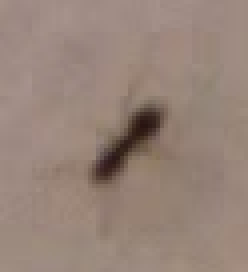
#> input picture scripts/colleditor/test2.png, 62 x 68 px (shown 4 times larger)
$ python slic.py --image colleditor/test2.png
#> lines starting #> are read from the running program, lines starting #| are printed output that depends on the picture
from __future__ import unicode_literals
# import the necessary packages
from skimage.segmentation import slic
from skimage.segmentation import mark_boundaries
from skimage.util import img_as_float
from skimage import io
import matplotlib.pyplot as plt
import argparse

# construct the argument parser and parse the arguments
ap = argparse.ArgumentParser()
a = "/Users/flipajs/Pictures/vlcsnap-2017-02-02-14h03m57s501.png"
b = "/Users/flipajs/Pictures/vlcsnap-2017-01-30-15h57m09s596.png"
c = "/Users/flipajs/Pictures/vlcsnap-2016-09-05-10h36m15s229.png"

ap.add_argument("-i", "--image", required=False, help="Path to the image", default=a)
args = vars(ap.parse_args())

# load the image and convert it to a floating point data type
image = img_as_float(io.imread(args["image"]))

# loop over the number of segments
for numSegments in [40000]:
    # apply SLIC and extract (approximately) the supplied number
    # of segments
    # segments = slic(image, n_segments=numSegments, sigma=0, compactness=0.1)
    segments = slic(image, n_segments=numSegments, sigma=0.1, compactness=10)

    # show the output of SLIC
    fig = plt.figure("Superpixels -- %d segments" % (numSegments))
    ax = fig.add_subplot(1, 1, 1)
    ax.imshow(mark_boundaries(image, segments))
    plt.axis("off")
#> this loop made 1 pass
#> pass 1, `segments = slic(image, n_segments=numSegments, sigma=0.1, compactness=..`:
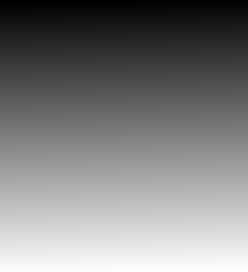
#> segments: shape (68, 62) int64 (shown 4 times larger); min 1, max 4216, mean 2108.5; drawn with min black and max white

# show the plots
plt.show()
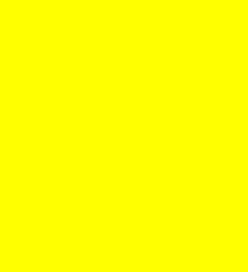
#> shown: shape (68, 62, 3) float64 (shown 4 times larger); mean R, G, B 1, 1, 0
